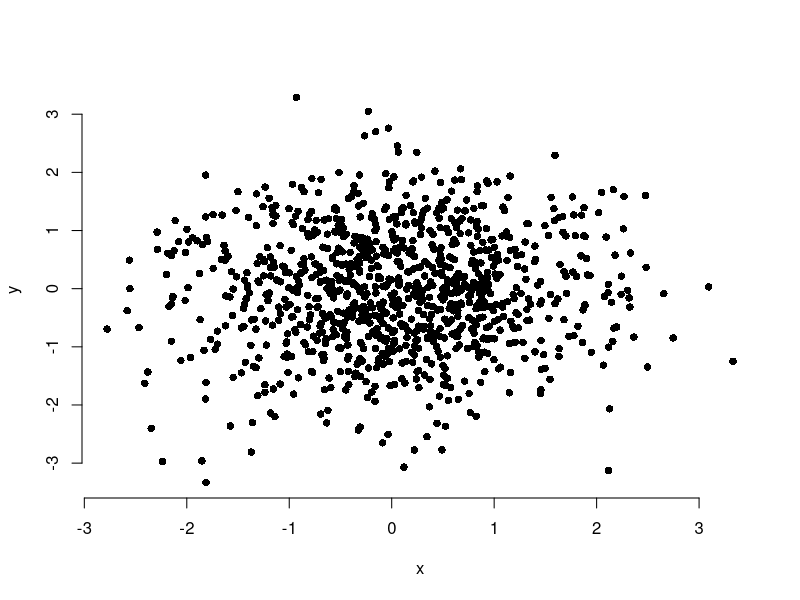
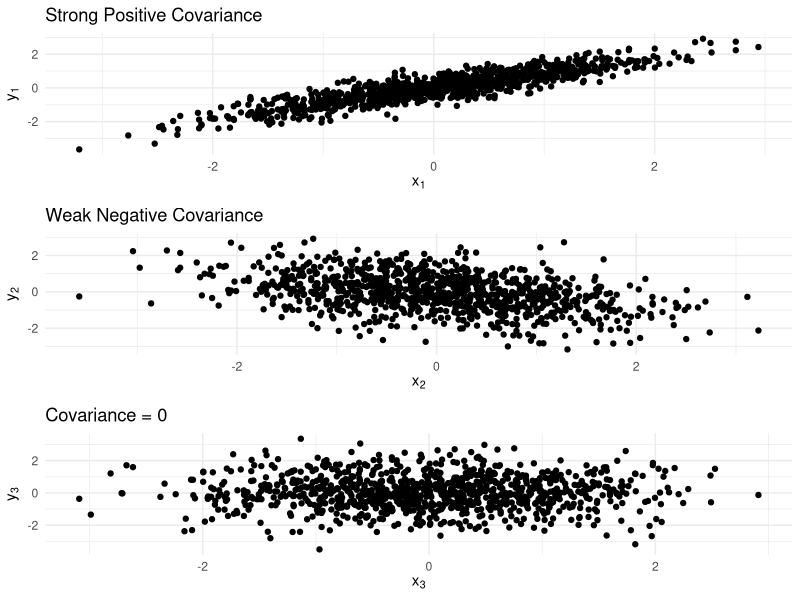
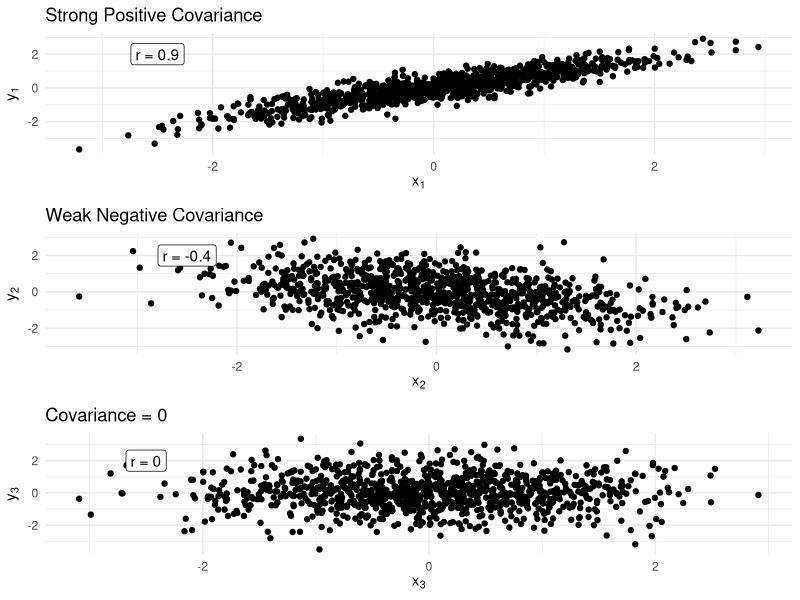
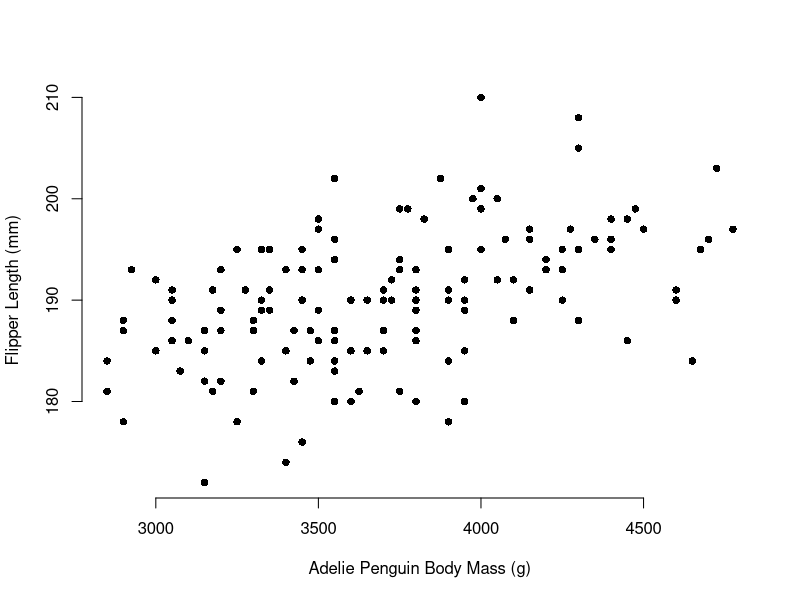
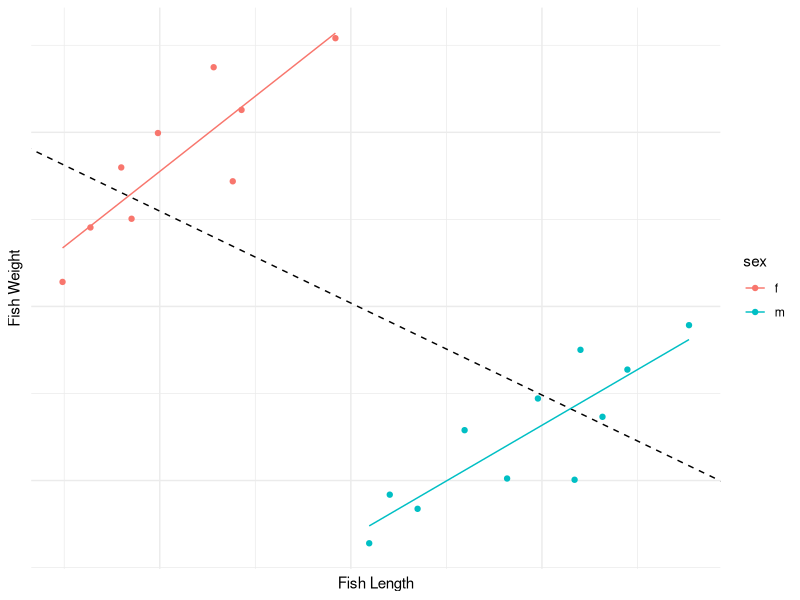
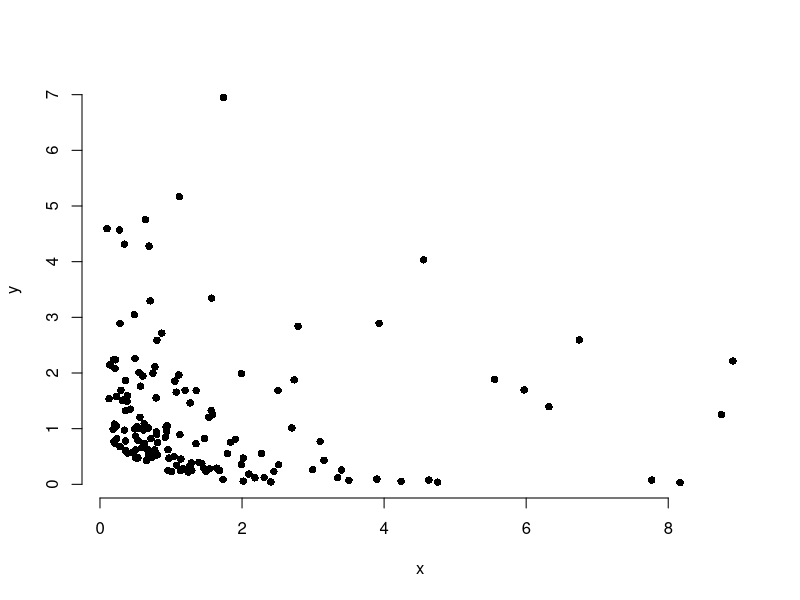
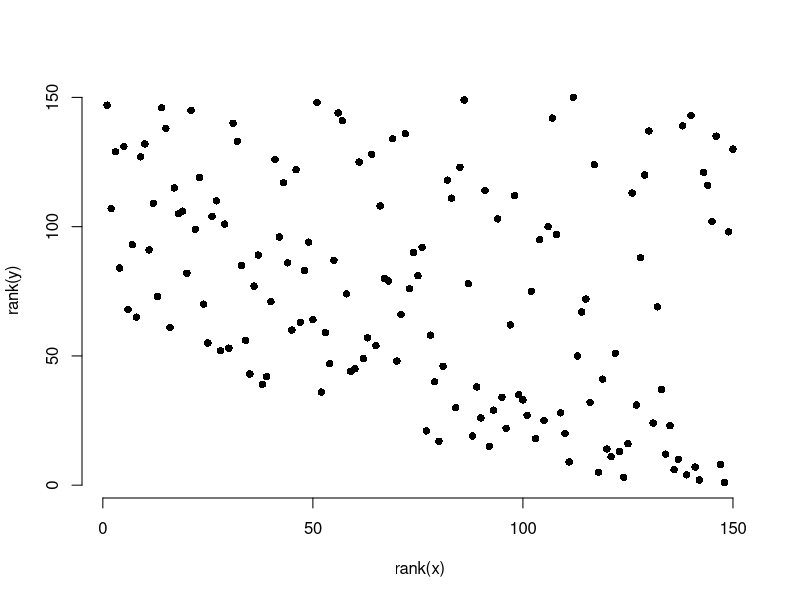
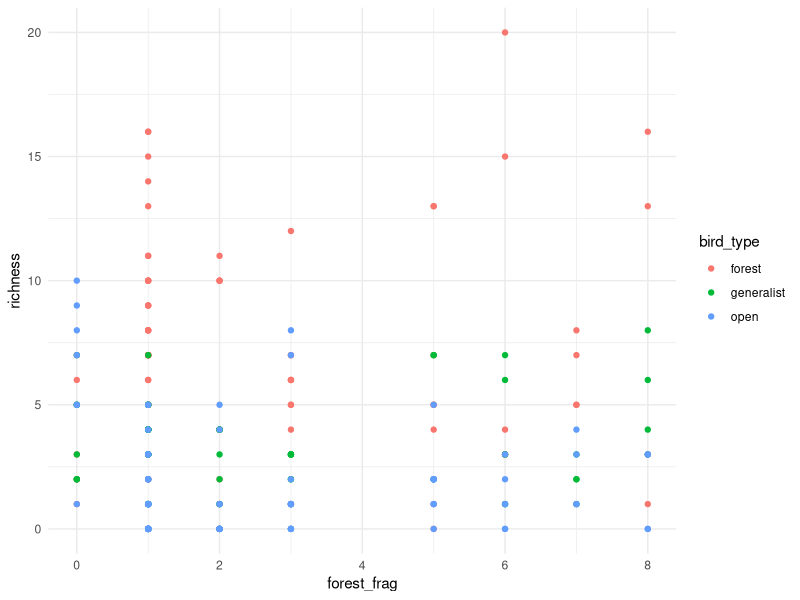

Write R code to recreate these figures, in order.
## ---- chunk 1
## r code goes in to chunks, delimited like this. you can add one with the "Insert" menu
## This setup chunk should be used for defining the document defaults
## here, we set the default figure size, the comment character, and the type
## of graphics to use
knitr::opts_chunk$set(fig.width=5.5, fig.height=5.5, collapse = TRUE, comment = "##", dev="png", error=TRUE)

## this chunk us also a cood place to load any librarys you want
## and to store constants in the R environment
## here I save a set of 8 colours for figures
library(RColorBrewer)
cols = brewer.pal(8, "Set1")
library(mvtnorm)
library(ggplot2)
library(gridExtra)
## These two packages make table display nicer; you can omit them if you don't want
## to use tables
library(knitr)
library(kableExtra)
options(digits = 3)
set.seed(12345)
## ---- chunk 2
x = rnorm(1000)
y = rnorm(1000) # these variables are independent

plot(x, y, pch=16, bty='n')
## ---- chunk 3
sig1 = matrix(c(1, 0.9, 0.9, 1), ncol=2)
sig2 = matrix(c(1, -0.4, -0.4, 1), ncol=2)
sig3 = matrix(c(1, 0, 0, 1), ncol=2)
xx1 = rmvnorm(1000, sigma = sig1)
x1 = xx1[,1]; y1 = xx1[,2]
xx2 = rmvnorm(1000, sigma = sig2)
x2 = xx2[,1]; y2 = xx2[,2]
xx3 = rmvnorm(1000, sigma = sig3)
x3 = xx3[,1]; y3 = xx3[,2]
p1 = ggplot(data.frame(x=x1, y = y1), aes(x=x, y=y)) + geom_point() +
	xlab(expression(x[1])) + ylab(expression(y[1])) +
	ggtitle("Strong Positive Covariance") + theme_minimal()
p2 = ggplot(data.frame(x=x2, y = y2), aes(x=x, y=y)) + geom_point() +
	xlab(expression(x[2])) + ylab(expression(y[2])) +
	ggtitle("Weak Negative Covariance") + theme_minimal()
p3 = ggplot(data.frame(x=x3, y = y3), aes(x=x, y=y)) + geom_point() +
	xlab(expression(x[3])) + ylab(expression(y[3])) +
	ggtitle("Covariance = 0") + theme_minimal()

## ---- chunk 4
# in R:
c(  top =    cov(x1, y1),
	middle = cov(x2, y2),
	bottom = cov(x3, y3))
## ---- chunk 5
grid.arrange(p1, p2, p3, ncol=1)
## ---- chunk 6
# in R:
c(  top =    cor(x1, y1),
	middle = cor(x2, y2),
	bottom = cor(x3, y3))
## ---- chunk 7
grid.arrange(
	p1 + annotate("label", x=-2.5, y=2, label=paste("r =", round(cor(x1, y1), 1))), 
	p2 + annotate("label", x=-2.5, y=2, label=paste("r =", round(cor(x2, y2), 1))), 
	p3 + annotate("label", x=-2.5, y=2, label=paste("r =", round(cor(x3, y3), 1))), ncol=1)
## ---- chunk 8
data(penguins, package = "palmerpenguins")
penguins = as.data.frame(penguins)
penguins = penguins[complete.cases(penguins),] # remove NAs

penguins_ade = subset(penguins, species == "Adelie")
n = nrow(penguins_ade)
(r = cor(penguins_ade$body_mass_g, penguins_ade$flipper_length_mm))
(s_r = sqrt((1-r^2)/(n-2)))
(t_val = r/s_r)
(2 * pt(t_val, n-2, lower.tail = FALSE)) ## two-sided test

## ---- chunk 9
plot(flipper_length_mm ~ body_mass_g, data = penguins_ade, pch=16, 
     xlab = "Adelie Penguin Body Mass (g)", ylab = "Flipper Length (mm)", bty='n')
## ---- chunk 10
penguins_ade = subset(penguins, species == "Adelie")
n = nrow(penguins_ade)
(r = cor(penguins_ade$body_mass_g, penguins_ade$flipper_length_mm))
(s_r = sqrt((1-r^2)/(n-2)))
(t_val = r/s_r)
(2 * pt(t_val, n-2, lower.tail = FALSE)) ## two-sided test
## ---- chunk 11
# Equivalent built-in test
with(penguins_ade, cor.test(body_mass_g, flipper_length_mm, alternative = "two.sided"))
## ---- chunk 12
csg = read.csv("data/cor_subgroup.txt")
csg = csg[order(csg$sex, csg$x),]
mod = coef(lm(y~x, data = csg))
mod2 = lm(y~x*sex, data = csg)
segs = data.frame(xs = csg$x[c(1,10)], xe = csg$x[c(9, nrow(csg))], 
				   ys = predict(mod2)[c(1,10)], 
				   ye = predict(mod2)[c(9, nrow(csg))], sex = c('f', 'm'))
ggplot(csg, aes(x=x, y=y, col=sex)) + geom_point() + ylab("Fish Weight") + 
	xlab("Fish Length") + theme_minimal() + 
	geom_abline(aes(slope=mod[2], intercept = mod[1]), linetype=2) +
	geom_segment(data = segs, aes(x=xs, y=ys, xend=xe, yend=ye)) + 
	theme(axis.ticks=element_blank(), axis.text = element_blank())
## ---- chunk 13
set.seed(123)
n = 150
x = rlnorm(n)
y = exp(-1.5*x) + rgamma(n, 0.75, 0.75)
plot(x, y, pch=16, bty='n')
## ---- chunk 14
cor.test(x, y)
## ---- chunk 15
plot(rank(x), rank(y), pch = 16, bty='n')
## ---- chunk 16
cor.test(x, y)
cor.test(x, y, method = 'spearman')
## ---- chunk 17
tab = data.frame("colour" = c("violet", "white"), F2 = c(705, 224))
kable(tab)
## ---- chunk 18
tab = data.frame("colour" = c("violet", "white"), F2 = c(705, 224))
kable(tab)
## ---- chunk 19
# Test of proportions against a null hypothesis
# For small sample sizes, use binom.test
counts = matrix(c(705, 224), ncol = 2)
prop.test(counts, p = 0.75, alternative = "two.sided")
## ---- chunk 20
woodpecker = read.csv("data/woodpecker.csv")
head(woodpecker)

table(woodpecker)
## ---- chunk 21
table(woodpecker)

table(woodpecker)/rowSums(table(woodpecker))

## ---- chunk 22
table(woodpecker)

table(woodpecker)/rowSums(table(woodpecker))

## ---- chunk 23
# for 2x2 tables with small sample sizes: Fisher's exact test
# fisher.test()
with(woodpecker, chisq.test(forest_type, nest_tree))

## ---- chunk 24
birddiv = read.csv("data/birddiv.csv")
bird_plot = ggplot(birddiv, aes(x=forest_frag, 
				y = richness, colour = bird_type)) + 
				geom_point() + theme_minimal()
head(birddiv)
## ---- chunk 25
bird_plot
## ---- chunk 26
bird_plot = ggplot(birddiv, aes(x=forest_frag, 
				y = richness, colour = bird_type)) + 
				geom_jitter() + theme_minimal()
## ---- chunk 27
bird_plot
## ---- chunk 28
bird_plot = ggplot(birddiv, aes(x=as.factor(forest_frag), 
				y = richness, fill = bird_type)) + 
				geom_boxplot() + theme_minimal()
bird_plot = bird_plot + xlab("Forest Fragmentation")
## ---- chunk 29
bird_plot
## ---- chunk 30
tab_burned = table(woodpecker[woodpecker$forest_type == "burned", "nest_tree"])
tab_burned = as.data.frame(tab_burned)
colnames(tab_burned) = c("nest_tree", "count")

tab_unburned = table(woodpecker[woodpecker$forest_type == "unburned", "nest_tree"])
tab_unburned = as.data.frame(tab_unburned)
colnames(tab_unburned) = c("nest_tree", "count")

p1 = ggplot(tab_burned, aes(x = "", y = count, fill = nest_tree)) +
  geom_col() + xlab("") + ylab("") + ggtitle("Burned") + theme_minimal() + 
  coord_polar(theta = "y") + theme(axis.text.x=element_blank(),
      axis.ticks.x=element_blank(),
      axis.text.y=element_blank(),
      axis.ticks.y=element_blank())
p2 = ggplot(tab_unburned, aes(x = "", y = count, fill = nest_tree)) +
  geom_col() + xlab("") + ylab("") + ggtitle("Unburned") + theme_minimal() + 
  coord_polar(theta = "y") + theme(axis.text.x=element_blank(),
      axis.ticks.x=element_blank(),
      axis.text.y=element_blank(),
      axis.ticks.y=element_blank())
library(gridExtra)
grid.arrange(p1, p2, ncol=2)
## ---- chunk 31

hsize = 4
tab_burned$x = tab_unburned$x = hsize

p3 = ggplot(tab_burned, aes(x = x, y = count, fill = nest_tree)) +
  geom_col() + xlab("") + ylab("") + ggtitle("Burned") + theme_minimal() + 
  coord_polar(theta = "y") + theme(axis.text.x=element_blank(),
      axis.ticks.x=element_blank(),
      axis.text.y=element_blank(),
      axis.ticks.y=element_blank()) + xlim(c(0.2, hsize + 0.5))
p4 = ggplot(tab_unburned, aes(x = x, y = count, fill = nest_tree)) +
  geom_col() + xlab("") + ylab("") + ggtitle("Unburned") + theme_minimal() + 
  coord_polar(theta = "y") + theme(axis.text.x=element_blank(),
      axis.ticks.x=element_blank(),
      axis.text.y=element_blank(),
      axis.ticks.y=element_blank()) + xlim(c(0.2, hsize + 0.5))
grid.arrange(p3, p4, ncol=2)
## ---- chunk 32
table(woodpecker)

woodp_plot = ggplot(woodpecker, aes(x = nest_tree,
				fill = forest_type)) + theme_minimal()
woodp_plot = woodp_plot + geom_bar(width = 0.5)
woodp_plot
## ---- chunk 33
woodp_plot
## ---- chunk 34
table(woodpecker)

woodp_plot = ggplot(woodpecker, aes(x = nest_tree,
				fill = forest_type))
woodp_plot = woodp_plot + geom_bar(width = 0.5, 
					position=position_dodge())
woodp_plot = woodp_plot + xlab("Nest Tree Type") +
	theme_minimal() + labs(fill = "Forest Type")
woodp_plot
## ---- chunk 35
woodp_plot
## ---- chunk 36
pars = coef(lm(flipper_length_mm ~ body_mass_g, data = penguins_ade))

par(mfrow = c(1, 3))
plot(penguins_ade$body_mass_g, penguins_ade$flipper_length_mm, pch=16, 
     xlab = "Adelie body mass (g)", 
     ylab = "Adelie flipper length (mm)", bty='n', main = expression(best~line))
abline(a = pars[1], b = pars[2], col='blue', lwd=2)

plot(penguins_ade$body_mass_g, penguins_ade$flipper_length_mm, pch=16, 
     xlab = "Adelie body mass (g)", 
     ylab = "Adelie flipper length (mm)", bty='n', 
     main = expression(bias:~bar(epsilon) != 0))
abline(a = pars[1] + 15, b = pars[2], col='blue', lwd=2)

plot(penguins_ade$body_mass_g, penguins_ade$flipper_length_mm, pch=16, 
     xlab = "Adelie body mass (g)", 
     ylab = "Adelie flipper length (mm)", bty='n', 
     main = expression(precision:~s[epsilon]~too~large))
abline(a =mean(penguins_ade$flipper_length_mm), b = 0, col='blue', lwd=2)

## ---- chunk 37
# Exponential relationship between x and y
set.seed(10)
x = rnorm(400, 10, 1)
y = exp(0.1 + 0.5 * x + rnorm(400, 0, 0.5))
par(mfrow = c(2, 1))
plot(x,y, pch = 16, cex = 0.6)
plot(log(x), log(y), pch = 16, cex = 0.6)

## ---- chunk 38
## Data on sparrow wing lengths from Zar (1984)
dat = data.frame(age = c(3:6, 8:12, 14:17), 
        wing_length = c(1.4, 1.5, 2.2, 2.4, 3.1, 3.2, 3.2, 
        				3.9, 4.1, 4.7, 4.5, 5.2, 5.0))
mod = lm(wing_length ~ age, data = dat)
summary(mod)
confint(mod)

## ---- chunk 39
plot(wing_length ~ age, data = dat, pch=16, col="blue", bty='n',
     ylab= "Sparrow wing length (cm)", xlab = "Age (days)")
abline(mod)
## ---- chunk 40
par(mfrow=c(1, 2), bty='n')

## scale(residuals) produces **standardized** residuals
qqnorm(scale(residuals(mod)), pch=16)
qqline(scale(residuals(mod)), lty=2)
plot(dat$age, residuals(mod), xlab = "age", ylab = "residuals", pch=16)
abline(h = 0, lty=2)

## also try
## plot(mod)
## ---- chunk 41
## also try
par(mfrow = c(2,2), bty='n', mar = c(3, 3, 2,0), mgp = c(2, 0.5, 0))
plot(mod)
## ---- chunk 42
tab = data.frame(" " = c("", "Intercept      ", "Age"), 
				 estimate = c("Estimate      ", "0.71", "0.27"), 
                 s = c("St. error      ", "0.15", "0.013"), 
				 "95\\% CI" = c("95% CI", "[0.39, 1.03]", "[0.24, 0.30]"))
kt = kable(tab, col.names = c("", "", "", ""),
      caption = "Table 1. Parameter estimates for regression of wing length on age")
kt = row_spec(kt, 1, extra_css = "border-top: solid 2px; border-bottom: solid 1px")
kt = row_spec(kt, 2, extra_css = "padding 20px")
kt
